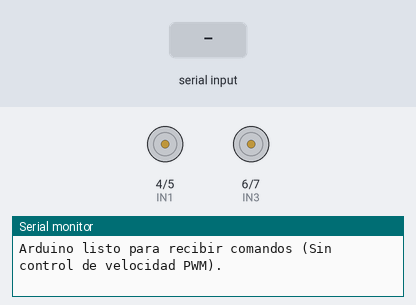
Simulated run of this sketch. Board: Arduino Uno, built with avr-gcc and run on an emulated ATmega328P. Parts: motor-driver pin pairs drawn as motors (green arrow = first pin HIGH = forward, orange = second pin HIGH = backward, longer = more drive), the last lines printed to the serial monitor. The inputs (shaded band) are chosen by the test bench.

Above: at 1.2 s.
1.3 s: "E90\n" received over Serial
At 2.2 s:
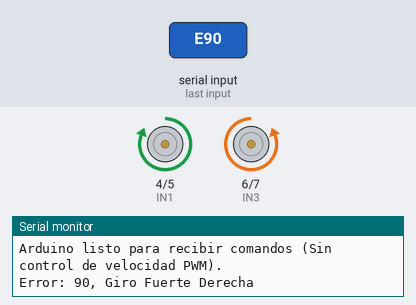
2.8 s: "E,45\n" received over Serial
At 3.4 s:
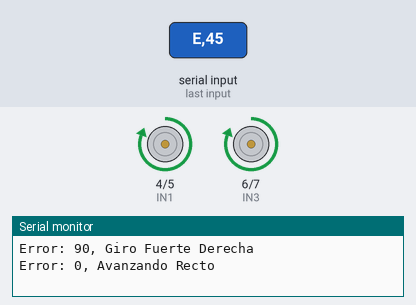
4.3 s: "90,45\n" received over Serial
At 4.6 s:
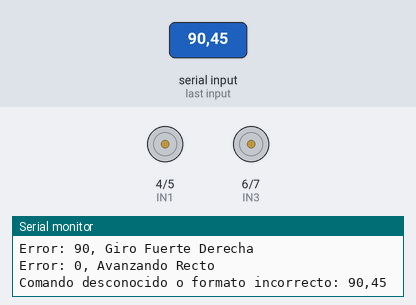
5.8 s: "E\n" received over Serial
At 6.8 s:
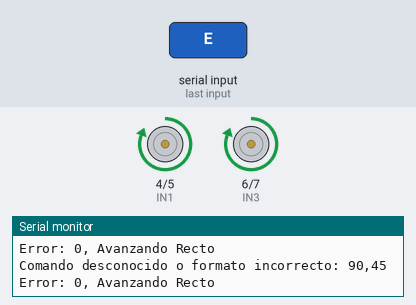
7.3 s: "30,150\n" received over Serial
At 8.1 s:
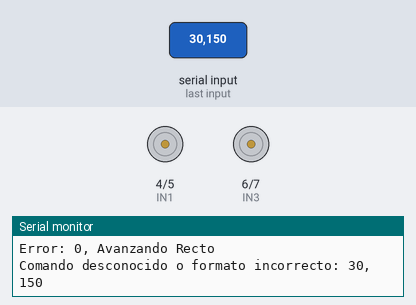
Timing chart, 0 to 9.8 s (numbered marks = the images above; inputs shaded):
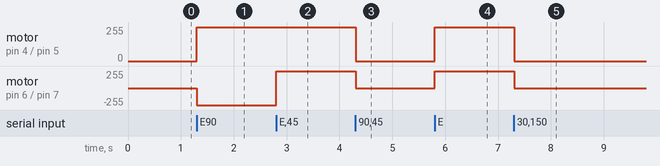

The sketch:

wooow.ino
```cpp
// --- Pines de Control de Motores ---
// Estos pines controlan la dirección de los motores.
const int IN1 = 4; // Motor Izquierdo - Adelante
const int IN2 = 5; // Motor Izquierdo - Atrás
const int IN3 = 6; // Motor Derecho - Adelante
const int IN4 = 7; // Motor Derecho - Atrás

// NOTA: No se declaran ENA ni ENB ya que no se usarán (o están cableados directamente a HIGH/VCC).

// --- Umbrales de Error para el Giro ---
// Estos valores definen cuándo el robot debe girar y qué tan fuerte.
// Son CRÍTICOS y deben ajustarse mediante prueba y error.
const int UMBRAL_GIRO_SUAVE = 20;  // Error abs (ej. |error|) mayor que esto, para giro suave
const int UMBRAL_GIRO_FUERTE = 80; // Error abs (ej. |error|) mayor que esto, para giro fuerte

// Añadir un retardo global para transiciones de motor (para estabilidad)
const int MOTOR_TRANSITION_DELAY = 15; // Ajusta este valor (en milisegundos).

// --- Variable para almacenar el error recibido ---
int currentError = 0;

void setup() {
  Serial.begin(9600); // Asegúrate de que la velocidad coincida con la de la Raspberry Pi

  pinMode(IN1, OUTPUT);
  pinMode(IN2, OUTPUT);
  pinMode(IN3, OUTPUT);
  pinMode(IN4, OUTPUT);

  // Si tu driver L298N tiene pines ENA/ENB y no los controlas con PWM,
  // pero necesitas activarlos para que los motores funcionen,
  // conéctalos a un pin digital del Arduino y ponlo en HIGH aquí, o directamente a 5V.
  // Ejemplo si tuvieras un pin ENA/ENB conectado al pin 8:
  // pinMode(8, OUTPUT);
  // digitalWrite(8, HIGH); // Activar ENA/ENB para velocidad máxima

  detener(); // Asegurarse de que los motores estén apagados al inicio
  Serial.println("Arduino listo para recibir comandos (Sin control de velocidad PWM).");
}

void loop() {
  if (Serial.available()) {
    String incomingData = Serial.readStringUntil('\n'); // Lee la cadena completa hasta el salto de línea

    // Comprobamos si la cadena comienza con 'E' (indicando que es un valor de error)
    if (incomingData.startsWith("E")) {
      currentError = incomingData.substring(1).toInt(); // Extrae el número después de 'E'

      // --- Lógica de Control de Giro (Basada en Umbrales de Error) ---
      if (currentError < -UMBRAL_GIRO_FUERTE) { // Línea muy a la izquierda (error negativo grande)
        giroFuerteIzquierda();
        Serial.print("Error: "); Serial.print(currentError); Serial.println(", Giro Fuerte Izquierda");
      } else if (currentError < -UMBRAL_GIRO_SUAVE) { // Línea un poco a la izquierda
        giroSuaveIzquierda();
        Serial.print("Error: "); Serial.print(currentError); Serial.println(", Giro Suave Izquierda");
      } else if (currentError > UMBRAL_GIRO_FUERTE) { // Línea muy a la derecha (error positivo grande)
        giroFuerteDerecha();
        Serial.print("Error: "); Serial.print(currentError); Serial.println(", Giro Fuerte Derecha");
      } else if (currentError > UMBRAL_GIRO_SUAVE) { // Línea un poco a la derecha
        giroSuaveDerecha();
        Serial.print("Error: "); Serial.print(currentError); Serial.println(", Giro Suave Derecha");
      } else { // Línea centrada
        avanzarRecto();
        Serial.print("Error: "); Serial.print(currentError); Serial.println(", Avanzando Recto");
      }
    } else if (incomingData.startsWith("S")) { // Comando 'S' para detener (cuando no se encuentra línea)
        detener();
        Serial.println("Detenido por comando 'S'");
    } else {
      Serial.print("Comando desconocido o formato incorrecto: ");
      Serial.println(incomingData);
      detener(); // Detener si hay un comando desconocido o mal formato
    }

    delay(MOTOR_TRANSITION_DELAY); // Pequeño retardo para la estabilidad
  }
}

// --- Funciones de Control de Movimiento ---

void avanzarRecto() {
  digitalWrite(IN1, HIGH); // Motor Izquierdo Adelante
  digitalWrite(IN2, LOW);
  digitalWrite(IN3, HIGH); // Motor Derecho Adelante
  digitalWrite(IN4, LOW);
}

void giroFuerteIzquierda() {
  digitalWrite(IN1, LOW);  // Motor Izquierdo Atrás (o LOW/LOW para detenerlo y que pivote)
  digitalWrite(IN2, HIGH); // Para giro sobre el eje: Motor Izquierdo Atrás
                           // Para giro más suave: digitalWrite(IN1, LOW); digitalWrite(IN2, LOW); (detener izq)
  digitalWrite(IN3, HIGH); // Motor Derecho Adelante
  digitalWrite(IN4, LOW);
}

void giroSuaveIzquierda() {
  digitalWrite(IN1, LOW);  // Motor Izquierdo Detenido
  digitalWrite(IN2, LOW);
  digitalWrite(IN3, HIGH); // Motor Derecho Adelante
  digitalWrite(IN4, LOW);
}

void giroFuerteDerecha() {
  digitalWrite(IN1, HIGH); // Motor Izquierdo Adelante
  digitalWrite(IN2, LOW);
  digitalWrite(IN3, LOW);  // Motor Derecho Atrás (o LOW/LOW para detenerlo y que pivote)
  digitalWrite(IN4, HIGH); // Para giro sobre el eje: Motor Derecho Atrás
                           // Para giro más suave: digitalWrite(IN3, LOW); digitalWrite(IN4, LOW); (detener der)
}

void giroSuaveDerecha() {
  digitalWrite(IN1, HIGH); // Motor Izquierdo Adelante
  digitalWrite(IN2, LOW);
  digitalWrite(IN3, LOW);  // Motor Derecho Detenido
  digitalWrite(IN4, LOW);
}

void detener() {
  digitalWrite(IN1, LOW);
  digitalWrite(IN2, LOW);
  digitalWrite(IN3, LOW);
  digitalWrite(IN4, LOW);
}
```

Measured:
- after the input at 1.3 s, motor on pin 4 (IN1) / pin 5 (IN2): stopped → forward 255/255 at once; motor on pin 6 (IN3) / pin 7 (IN4): stopped → backward 255/255 at once
- after the input at 2.8 s, motor on pin 6 (IN3) / pin 7 (IN4): backward 255/255 → forward 255/255 at once
- after the input at 4.3 s, motor on pin 4 (IN1) / pin 5 (IN2), motor on pin 6 (IN3) / pin 7 (IN4): forward 255/255 → stopped at once
- after the input at 5.8 s, motor on pin 4 (IN1) / pin 5 (IN2), motor on pin 6 (IN3) / pin 7 (IN4): stopped → forward 255/255 at once
- after the input at 7.3 s, motor on pin 4 (IN1) / pin 5 (IN2), motor on pin 6 (IN3) / pin 7 (IN4): forward 255/255 → stopped at once
